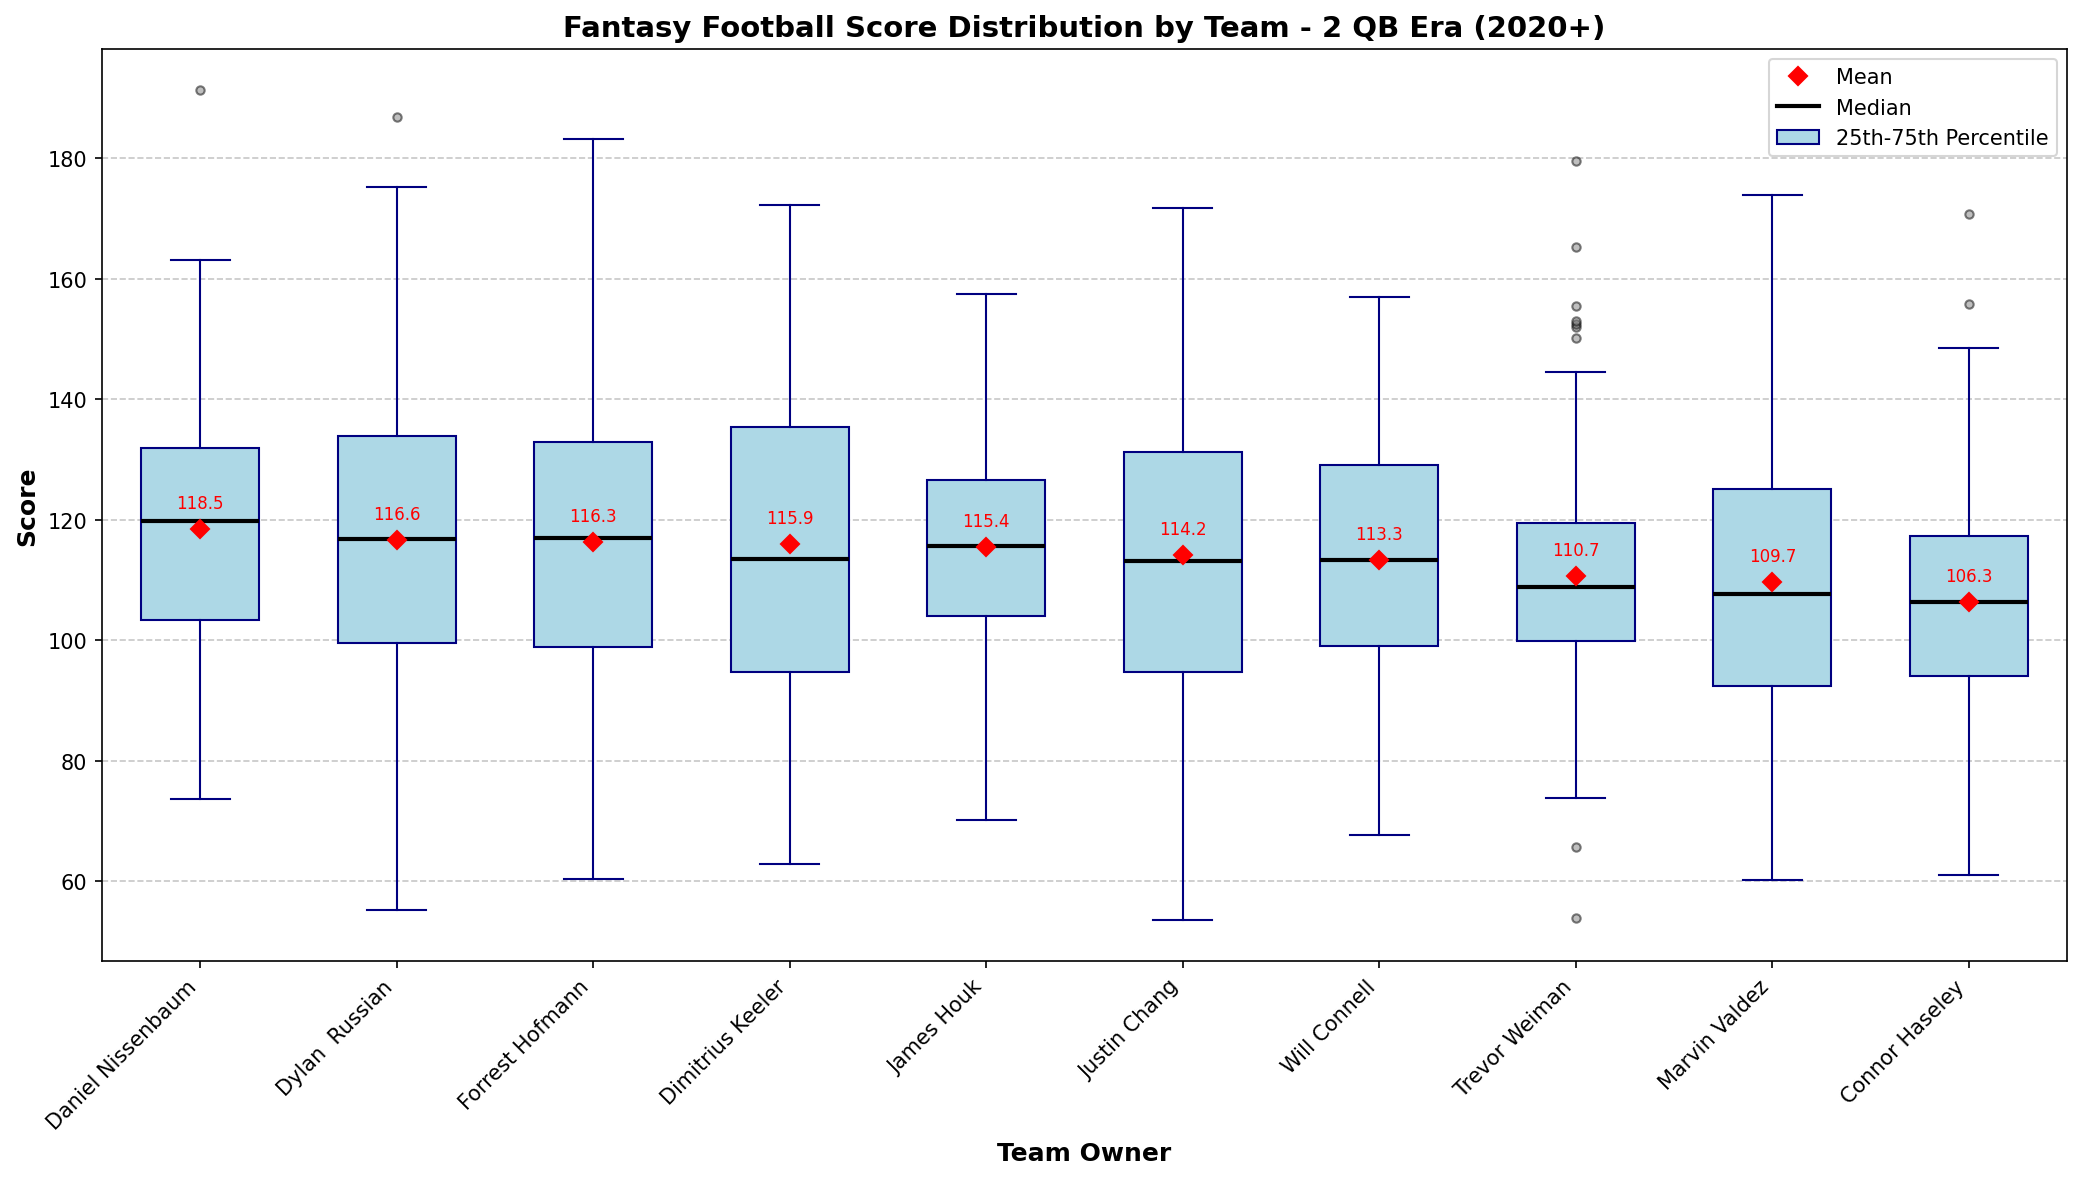

Here is the Python script that generated this plot:
#!/usr/bin/env python3
"""Visualize score distributions by team for the 2 QB era (2020+)."""

import os
import sys
from datetime import datetime
from collections import defaultdict
import numpy as np

# Add parent directory to path
sys.path.insert(0, os.path.dirname(os.path.dirname(os.path.abspath(__file__))))

try:
    import matplotlib
    matplotlib.use('Agg')  # Non-interactive backend
    import matplotlib.pyplot as plt
except ImportError:
    print("matplotlib is required. Install with: pip install matplotlib")
    sys.exit(1)

from league_data import get_all_scores, START_YEAR

# 2 QB era starts in 2020
TWO_QB_ERA_START = 2020


def main():
    current_year = datetime.now().year
    print(f"Fetching league data from {START_YEAR} to {current_year}...\n")

    all_games = get_all_scores(START_YEAR, current_year)

    if not all_games:
        print("No games found!")
        return

    # Filter to 2 QB era only (2020+)
    two_qb_games = [g for g in all_games if g['year'] >= TWO_QB_ERA_START]
    print(f"\nFiltered to 2 QB era: {len(two_qb_games)} games from {TWO_QB_ERA_START}+")

    # Group scores by team_id and track latest owner name
    scores_by_team_id = defaultdict(list)
    latest_name_by_team_id = {}

    for game in two_qb_games:
        team_id = game.get('team_id')
        if team_id is None:
            continue
        scores_by_team_id[team_id].append(game['score'])
        # Keep updating - last one will be the latest
        latest_name_by_team_id[team_id] = game['team']

    # Sort teams by mean score (highest first)
    team_ids_sorted = sorted(scores_by_team_id.keys(),
                              key=lambda t: np.mean(scores_by_team_id[t]),
                              reverse=True)

    data = [scores_by_team_id[team_id] for team_id in team_ids_sorted]
    team_labels = [latest_name_by_team_id[team_id] for team_id in team_ids_sorted]

    # Create figure
    fig, ax = plt.subplots(figsize=(14, 8))

    # Create box plot
    bp = ax.boxplot(data,
                    positions=range(len(team_ids_sorted)),
                    widths=0.6,
                    patch_artist=True,
                    showmeans=True,
                    meanprops=dict(marker='D', markerfacecolor='red', markeredgecolor='red', markersize=6),
                    medianprops=dict(color='black', linewidth=2),
                    boxprops=dict(facecolor='lightblue', color='navy'),
                    whiskerprops=dict(color='navy'),
                    capprops=dict(color='navy'),
                    flierprops=dict(marker='o', markerfacecolor='gray', markersize=4, alpha=0.5))

    # Customize plot
    ax.set_xticklabels(team_labels, fontsize=10, rotation=45, ha='right')
    ax.set_xlabel('Team Owner', fontsize=12, fontweight='bold')
    ax.set_ylabel('Score', fontsize=12, fontweight='bold')
    ax.set_title(f'Fantasy Football Score Distribution by Team - 2 QB Era ({TWO_QB_ERA_START}+)',
                 fontsize=14, fontweight='bold')

    # Add grid
    ax.yaxis.grid(True, linestyle='--', alpha=0.7)
    ax.set_axisbelow(True)

    # Add legend
    from matplotlib.lines import Line2D
    legend_elements = [
        Line2D([0], [0], marker='D', color='w', markerfacecolor='red', markersize=8, label='Mean'),
        Line2D([0], [0], color='black', linewidth=2, label='Median'),
        plt.Rectangle((0, 0), 1, 1, facecolor='lightblue', edgecolor='navy', label='25th-75th Percentile'),
    ]
    ax.legend(handles=legend_elements, loc='upper right')

    # Add mean annotations above each box
    for i, team_id in enumerate(team_ids_sorted):
        scores = scores_by_team_id[team_id]
        mean = np.mean(scores)
        games = len(scores)
        ax.annotate(f'{mean:.1f}',
                    xy=(i, mean),
                    xytext=(0, 10),
                    textcoords='offset points',
                    ha='center',
                    fontsize=8,
                    color='red')

    plt.tight_layout()

    # Save to file
    output_path = os.path.join(os.path.dirname(__file__), 'score_distribution_by_team.png')
    plt.savefig(output_path, dpi=150, bbox_inches='tight')
    print(f"\nChart saved to: {output_path}")

    # Print summary table
    print("\n" + "=" * 50)
    print("TEAM STATS - 2 QB ERA (sorted by mean)")
    print("=" * 50)
    print(f"{'Team':<25} {'Mean':>8} {'Median':>8} {'Min':>8} {'Max':>8} {'Games':>6}")
    print("-" * 50)
    for team_id in team_ids_sorted:
        scores = scores_by_team_id[team_id]
        name = latest_name_by_team_id[team_id]
        print(f"{name:<25} {np.mean(scores):>8.2f} {np.median(scores):>8.2f} "
              f"{min(scores):>8.2f} {max(scores):>8.2f} {len(scores):>6}")

    # Open the saved image
    print("Opening chart...")
    import subprocess
    subprocess.run(['open', output_path], check=False)


if __name__ == "__main__":
    main()
